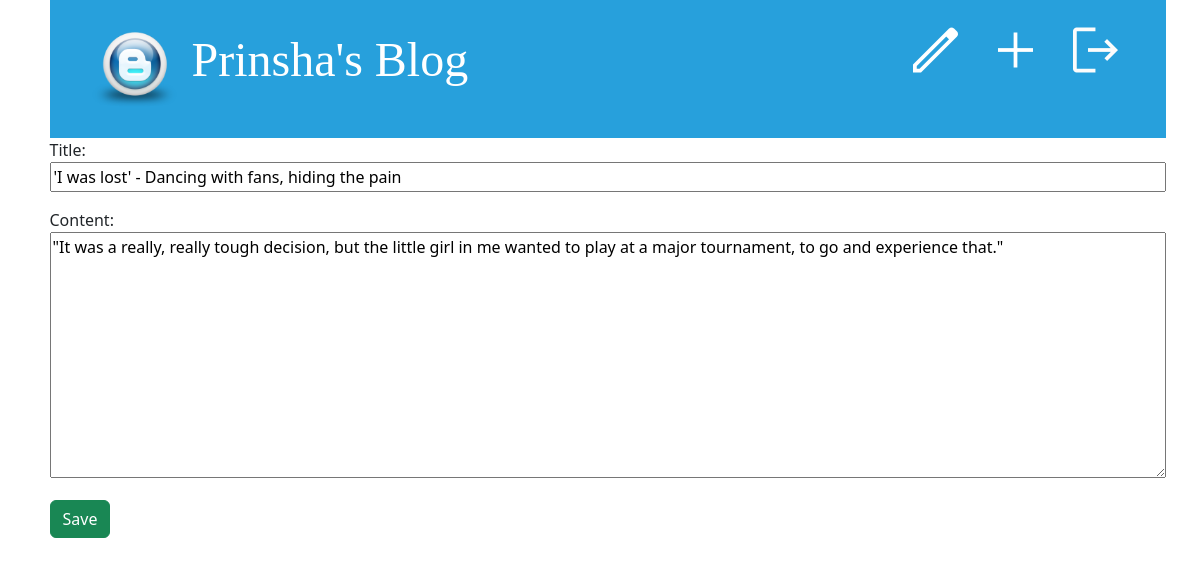
Page /post-update/8/ (signed in) on the committed database.
### blog_app/models.py (models this page shows, shortened)
class Post(models.Model):
    title = models.CharField(max_length=256)
    content = models.TextField()
    author =models.ForeignKey("auth.User",on_delete=models.CASCADE)
    created_at = models.DateTimeField(auto_now_add=True)
    updated_at= models.DateTimeField(auto_now=True)
    published_at= models.DateTimeField(null=True,blank=True)

### blog_app/views.py (the view, shortened to what this page needs)
# urls.py: path("post-update/<int:pk>/", views.PostUpdateView.as_view(), name="post-update"),
class PostUpdateView(LoginRequiredMixin, UpdateView):
    model = Post
    template_name = "post_create.html"
    form_class = PostForm

### blog_app/forms.py
class PostForm(forms.ModelForm):
    class Meta:
        model=Post
        fields=["title","content"]

### templates/post_create.html (shortened to what this page needs)
{% extends "base.html" %}
{% block content %}
<form action="" method="post" class="post-form">
    {{ form.as_p }}
    <button type="submit" class="btn btn-success">Save</button>
</form>
{% endblock content %}

### static/css/blog.css (style rules this page uses)
body { padding-left: 15px; }
.post-form textarea, .post-form input { width: 100%; }

### rows in the picture
Post: title "'I was lost' - Dancing with fans, hiding the pain", content "\"It was a really, really tough decision, but the little girl in me wanted to play at a major tournament, to go and experience that.\""
